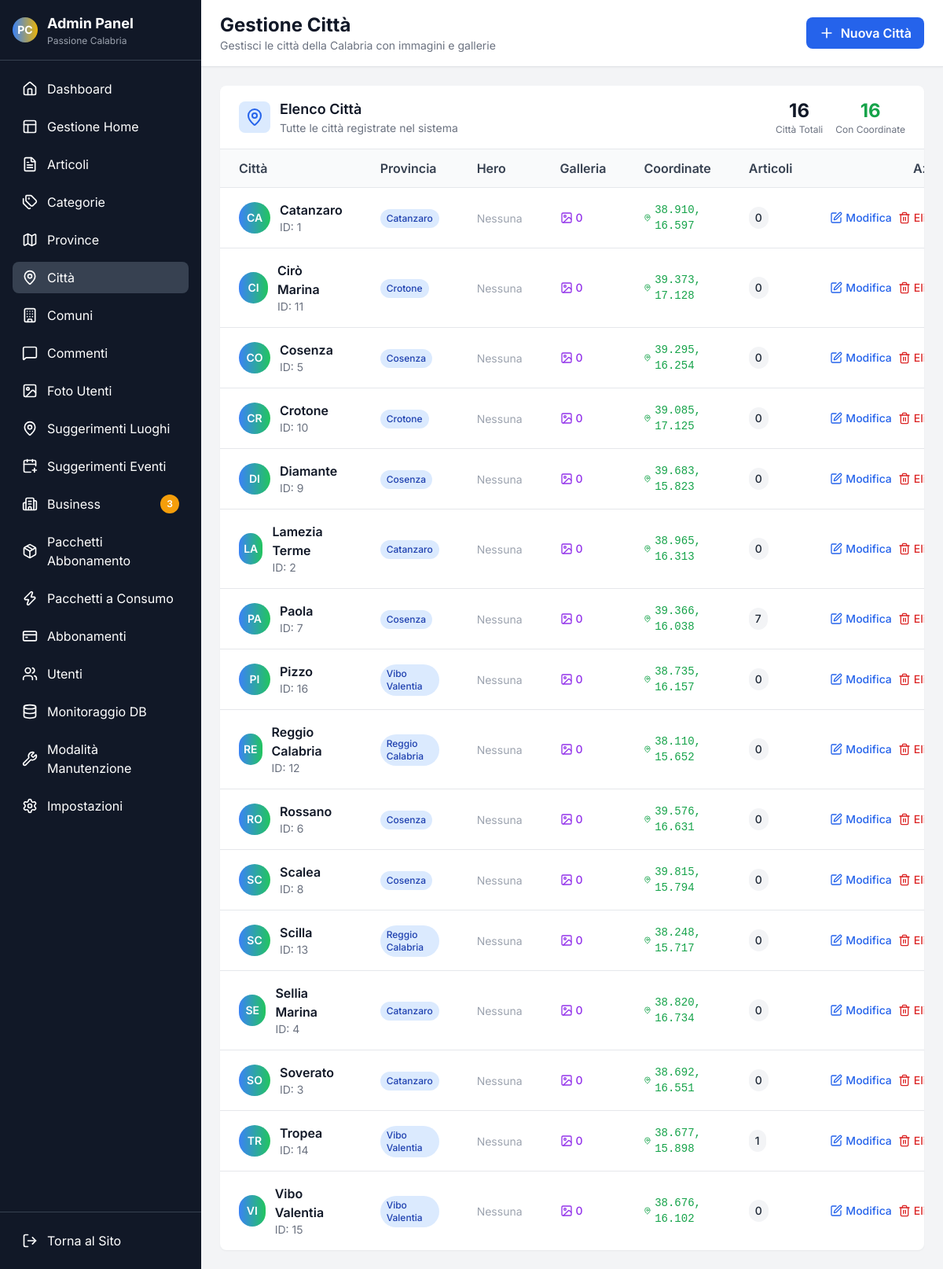
The app's page /admin/citta.php with its own data.
### tables this page shows
CREATE TABLE `cities` (
  `id` int NOT NULL,
  `name` varchar(255) NOT NULL,
  `province_id` int NOT NULL,
  `latitude` decimal(10,8) DEFAULT NULL,
  `longitude` decimal(11,8) DEFAULT NULL,
  `description` text,
  `hero_image` varchar(500) DEFAULT NULL,
  `Maps_link` varchar(500) DEFAULT NULL,
  `gallery_images` json DEFAULT NULL,
  `created_at` timestamp NULL DEFAULT CURRENT_TIMESTAMP
);

CREATE TABLE `provinces` (
  `id` int NOT NULL,
  `name` varchar(255) NOT NULL,
  `description` text,
  `image_path` varchar(500) DEFAULT NULL,
  `created_at` timestamp NULL DEFAULT CURRENT_TIMESTAMP
);

### includes/db_config.php (called while the page is built, shortened)
<?php
function getDatabaseConfig() {
    $host = getenv('DB_HOST');
    $dbname = getenv('DB_NAME');
    $username = getenv('DB_USER');
    $password = getenv('DB_PASSWORD');
    if (!$host) {
        $host = 'db5018301966.hosting-data.io';
        $dbname = 'dbs14504718';
        $username = 'dbu1167357';
        $password = 'Barboncino692@@';
    }
    return [
        'host' => $host,
        'dbname' => $dbname,
        'username' => $username,
        'password' => $password
    ];
}
?>

### includes/database_mysql.php (called while the page is built, shortened)
<?php
require_once __DIR__ . '/db_config.php';
class Database {
    public $pdo;
    private $connection_error = false;
    public function __construct() {
        $config = getDatabaseConfig();
        $this->host = $config['host'];
        $this->dbname = $config['dbname'];
        $this->username = $config['username'];
        $this->password = $config['password'];
        try {
            $dsn = "mysql:host={$this->host};dbname={$this->dbname};charset=utf8mb4";
            $options = [
                PDO::ATTR_ERRMODE => PDO::ERRMODE_EXCEPTION,
                PDO::ATTR_DEFAULT_FETCH_MODE => PDO::FETCH_ASSOC,
                PDO::ATTR_EMULATE_PREPARES => false,
            ];
            $this->pdo = new PDO($dsn, $this->username, $this->password, $options);
        } catch (PDOException $e) {
            $this->connection_error = true;
            $this->error_message = 'Errore connessione database MySQL: ' . $e->getMessage();
            error_log($this->error_message);
            $this->pdo = null;
        }
    }
    public function isConnected() {
        return !$this->connection_error && $this->pdo !== null;
    }
    public function getCities() {
        $stmt = $this->pdo->prepare('SELECT c.*, p.name as province_name FROM cities c LEFT JOIN provinces p ON c.province_id = p.id ORDER BY c.name');
        $stmt->execute();
        return $stmt->fetchAll();
    }
    public function getArticleCountByCity($cityId) {
        $stmt = $this->pdo->prepare('SELECT COUNT(*) as count FROM articles WHERE city_id = ? AND status = ?');
        $stmt->execute([$cityId, 'published']);
        $result = $stmt->fetch();
        return $result ? $result['count'] : 0;
    }
}
?>

### admin/citta.php (the view, shortened to what this page needs)
<?php
require_once '../includes/database_mysql.php';
$db = new Database();
$action = $_GET['action'] ?? 'list';
?>
<!DOCTYPE html>
<html lang="it">
<head>
    <script src="https://cdn.tailwindcss.com"></script>
    <link rel="stylesheet" href="../assets/css/style.css">
</head>
<body class="min-h-screen bg-gray-100 flex">
    <div class="bg-gray-900 text-white w-64 flex flex-col">
        <div class="p-4 border-b border-gray-700">
            <div class="flex items-center space-x-3">
                <div class="w-8 h-8 bg-gradient-to-r from-blue-500 to-yellow-500 rounded-full flex items-center justify-center">
                    <span class="text-white font-bold text-sm">PC</span>
                </div>
                <div>
                    <h1 class="font-bold text-lg">Admin Panel</h1>
                    <p class="text-xs text-gray-400">Passione Calabria</p>
                </div>
            </div>
        </div>
        <?php include 'partials/menu.php'; ?>
        <div class="p-4 border-t border-gray-700">
            <a href="../index.php" class="flex items-center space-x-3 px-3 py-2 rounded-lg hover:bg-gray-700 transition-colors">
                <i data-lucide="log-out" class="w-5 h-5"></i>
                <span>Torna al Sito</span>
            </a>
        </div>
    </div>
    <div class="flex-1 flex flex-col overflow-hidden">
        <header class="bg-white shadow-sm border-b border-gray-200 px-6 py-4">
            <div class="flex items-center justify-between">
                <div>
                    <h1 class="text-2xl font-bold text-gray-900">Gestione Città</h1>
                    <p class="text-sm text-gray-500">Gestisci le città della Calabria con immagini e gallerie</p>
                </div>
                <div class="flex items-center space-x-4">
                    <?php if ($action === 'list'): ?>
                    <a href="?action=new" class="bg-blue-600 hover:bg-blue-700 text-white font-semibold py-2 px-4 rounded-lg flex items-center space-x-2 transition-colors">
                        <i data-lucide="plus" class="w-5 h-5"></i>
                        <span>Nuova Città</span>
                    </a>
                    <?php endif; ?>
                </div>
            </div>
        </header>
        <main class="flex-1 overflow-auto p-6">
            <div class="bg-white rounded-lg shadow-sm overflow-hidden">
                <?php if ($action === 'list'): ?>
                    <div class="px-6 py-4 border-b border-gray-200">
                        <div class="flex items-center justify-between">
                            <div class="flex items-center space-x-3">
                                <div class="bg-blue-100 p-2 rounded-lg">
                                    <i data-lucide="map-pin" class="w-6 h-6 text-blue-600"></i>
                                </div>
                                <div>
                                    <h2 class="text-lg font-semibold text-gray-900">Elenco Città</h2>
                                    <p class="text-sm text-gray-500">Tutte le città registrate nel sistema</p>
                                </div>
                            </div>
                            <?php
                            $totalCities = $db->pdo->query('SELECT COUNT(*) FROM cities')->fetchColumn();
                            $citiesWithCoords = $db->pdo->query('SELECT COUNT(*) FROM cities WHERE latitude IS NOT NULL AND longitude IS NOT NULL')->fetchColumn();
                            ?>
                            <div class="flex space-x-4">
                                <div class="text-center">
                                    <div class="text-2xl font-bold text-gray-900"><?php echo $totalCities; ?></div>
                                    <div class="text-xs text-gray-500">Città Totali</div>
                                </div>
                                <div class="text-center">
                                    <div class="text-2xl font-bold text-green-600"><?php echo $citiesWithCoords; ?></div>
                                    <div class="text-xs text-gray-500">Con Coordinate</div>
                                </div>
                            </div>
                        </div>
                    </div>
                    <div class="overflow-x-auto">
                        <table class="w-full">
                            <thead>
                                <tr class="bg-gray-50 border-b border-gray-200">
                                    <th class="text-left py-3 px-6 font-semibold text-gray-700">Città</th>
                                    <th class="text-left py-3 px-6 font-semibold text-gray-700">Provincia</th>
                                    <th class="text-left py-3 px-6 font-semibold text-gray-700">Hero</th>
                                    <th class="text-left py-3 px-6 font-semibold text-gray-700">Galleria</th>
                                    <th class="text-left py-3 px-6 font-semibold text-gray-700">Coordinate</th>
                                    <th class="text-left py-3 px-6 font-semibold text-gray-700">Articoli</th>
                                    <th class="text-right py-3 px-6 font-semibold text-gray-700">Azioni</th>
                                </tr>
                            </thead>
                            <tbody class="divide-y divide-gray-200">
                                <?php
                                $cities = $db->getCities();
                                foreach ($cities as $city):
                                    $articleCount = $db->getArticleCountByCity($city['id']);
                                    $gallery_images = $city['gallery_images'] ? json_decode($city['gallery_images'], true) : [];
                                ?>
                                <tr class="hover:bg-gray-50 transition-colors">
                                    <td class="py-4 px-6">
                                        <div class="flex items-center">
                                            <div class="w-10 h-10 bg-gradient-to-r from-blue-500 to-green-500 rounded-full flex items-center justify-center text-white font-semibold text-sm mr-3">
                                                <?php echo strtoupper(substr($city['name'], 0, 2)); ?>
                                            </div>
                                            <div>
                                                <div class="font-semibold text-gray-900"><?php echo htmlspecialchars($city['name']); ?></div>
                                                <div class="text-sm text-gray-500">ID: <?php echo $city['id']; ?></div>
                                            </div>
                                        </div>
                                    </td>
                                    <td class="py-4 px-6">
                                        <span class="inline-flex items-center px-2 py-1 rounded-full text-xs font-medium bg-blue-100 text-blue-800">
                                            <?php echo htmlspecialchars($city['province_name']); ?>
                                        </span>
                                    </td>
                                    <td class="py-4 px-6">
                                        <?php if ($city['hero_image']): ?>
                                        <img src="../<?php echo htmlspecialchars($city['hero_image']); ?>" alt="Hero" class="w-12 h-8 object-cover rounded">
                                        <?php else: ?>
                                        <span class="text-gray-400 text-sm">Nessuna</span>
                                        <?php endif; ?>
                                    </td>
                                    <td class="py-4 px-6">
                                        <div class="flex items-center">
                                            <i data-lucide="image" class="w-4 h-4 mr-1 text-purple-600"></i>
                                            <span class="text-sm font-medium text-purple-600"><?php echo count($gallery_images); ?></span>
                                        </div>
                                    </td>
                                    <td class="py-4 px-6">
                                        <?php if ($city['latitude'] && $city['longitude']): ?>
                                        <div class="flex items-center text-green-600 text-sm">
                                            <i data-lucide="map-pin" class="w-4 h-4 mr-1"></i>
                                            <span class="font-mono"><?php echo number_format($city['latitude'], 3); ?>, <?php echo number_format($city['longitude'], 3); ?></span>
                                        </div>
                                        <?php endif; ?>
                                    </td>
                                    <td class="py-4 px-6">
                                        <span class="inline-flex items-center px-2 py-1 rounded-full text-sm font-medium bg-gray-100 text-gray-800">
                                            <?php echo $articleCount; ?>
                                        </span>
                                    </td>
                                    <td class="py-4 px-6 text-right">
                                        <div class="flex items-center justify-end space-x-2">
                                            <a href="?action=edit&id=<?php echo $city['id']; ?>"
                                               class="text-blue-600 hover:text-blue-700 font-medium text-sm flex items-center space-x-1 transition-colors">
                                                <i data-lucide="edit" class="w-4 h-4"></i>
                                                <span>Modifica</span>
                                            </a>
                                            <a href="?action=delete&id=<?php echo $city['id']; ?>"
                                               class="text-red-600 hover:text-red-700 font-medium text-sm flex items-center space-x-1 transition-colors"
                                               onclick="return confirm('Sei sicuro di voler eliminare questa città? Questa azione eliminerà anche tutte le immagini associate e non può essere annullata.');">
                                                <i data-lucide="trash-2" class="w-4 h-4"></i>
                                                <span>Elimina</span>
                                            </a>
                                        </div>
                                    </td>
                                </tr>
                                <?php endforeach; ?>
                            </tbody>
                        </table>
                    </div>
                <?php endif; ?>
            </div>
        </main>
    </div>
</body>
</html>

### assets/css/style.css (style rules this page uses)
:root { --calabria-blue: #2563eb; --calabria-blue-light: #3b82f6; --calabria-blue-dark: #1d4ed8; --calabria-gold: #f59e0b; --calabria-gold-light: #fbbf24; --calabria-gold-dark: #d97706; --calabria-teal: #14b8a6; --calabria-green: #10b981; }
* { scroll-behavior: smooth; }
body { font-family: 'Inter', -apple-system, BlinkMacSystemFont, 'Segoe UI', Roboto, sans-serif; line-height: 1.6; }

### records on screen
cities: name "CA", name "Catanzaro", id "1", province.name "Catanzaro", shows "Nessuna", gallery_images "0", latitude "38.910", longitude "16.597", articleCount "0"
cities: name "CI", name "Cirò Marina", id "11", province.name "Crotone", shows "Nessuna", gallery_images "0", latitude "39.373", longitude "17.128", articleCount "0"
cities: name "CO", name "Cosenza", id "5", province.name "Cosenza", shows "Nessuna", gallery_images "0", latitude "39.295", longitude "16.254", articleCount "0"
cities: name "CR", name "Crotone", id "10", province.name "Crotone", shows "Nessuna", gallery_images "0", latitude "39.085", longitude "17.125", articleCount "0"
cities: name "DI", name "Diamante", id "9", province.name "Cosenza", shows "Nessuna", gallery_images "0", latitude "39.683", longitude "15.823", articleCount "0"
cities: name "LA", name "Lamezia Terme", id "2", province.name "Catanzaro", shows "Nessuna", gallery_images "0", latitude "38.965", longitude "16.313", articleCount "0"
cities: name "PA", name "Paola", id "7", province.name "Cosenza", shows "Nessuna", gallery_images "0", latitude "39.366", longitude "16.038"
cities: name "PI", name "Pizzo", id "16", province.name "Vibo Valentia", shows "Nessuna", gallery_images "0", latitude "38.735", longitude "16.157", articleCount "0"
cities: name "RE", name "Reggio Calabria", id "12", province.name "Reggio Calabria", shows "Nessuna", gallery_images "0", latitude "38.110", longitude "15.652", articleCount "0"
cities: name "RO", name "Rossano", id "6", province.name "Cosenza", shows "Nessuna", gallery_images "0", latitude "39.576", longitude "16.631", articleCount "0"
cities: name "SC", name "Scalea", id "8", province.name "Cosenza", shows "Nessuna", gallery_images "0", latitude "39.815", longitude "15.794", articleCount "0"
cities: name "SC", name "Scilla", id "13", province.name "Reggio Calabria", shows "Nessuna", gallery_images "0", latitude "38.248", longitude "15.717", articleCount "0"
cities: name "SE", name "Sellia Marina", id "4", province.name "Catanzaro", shows "Nessuna", gallery_images "0", latitude "38.820", longitude "16.734", articleCount "0"
cities: name "SO", name "Soverato", id "3", province.name "Catanzaro", shows "Nessuna", gallery_images "0", latitude "38.692", longitude "16.551", articleCount "0"
cities: name "TR", name "Tropea", id "14", province.name "Vibo Valentia", shows "Nessuna", gallery_images "0", latitude "38.677", longitude "15.898", articleCount "1"
cities: name "VI", name "Vibo Valentia", id "15", province.name "Vibo Valentia", shows "Nessuna", gallery_images "0", latitude "38.676", longitude "16.102", articleCount "0"

### other values on screen
$item['label'] "Dashboard"
$item['label'] "Gestione Home"
$item['label'] "Articoli"
$item['label'] "Categorie"
$item['label'] "Province"
$item['label'] "Città"
$item['label'] "Comuni"
$item['label'] "Commenti"
$item['label'] "Foto Utenti"
$item['label'] "Suggerimenti Luoghi"
$item['label'] "Suggerimenti Eventi"
$item['label'] "Business"
$countToShow "3"
$item['label'] "Pacchetti Abbonamento"
$item['label'] "Pacchetti a Consumo"
